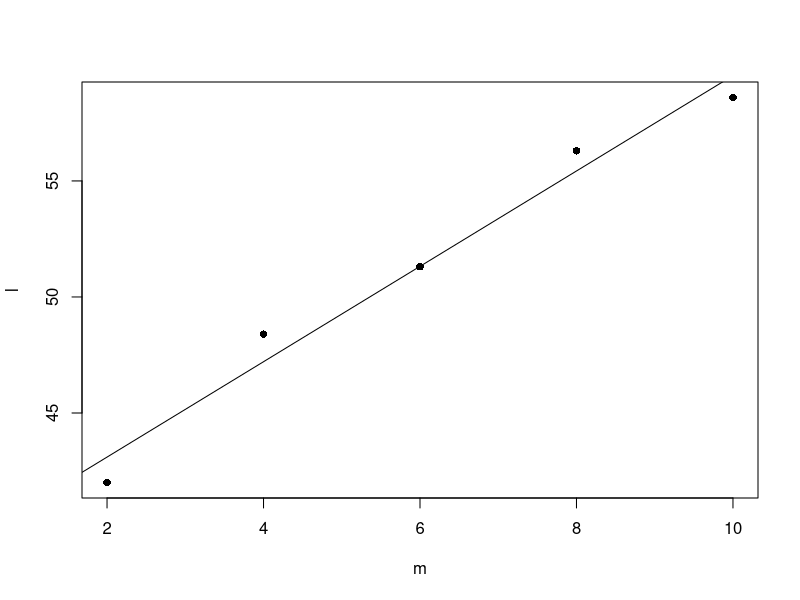

Source code (R):
m<-c(2, 4, 6, 8, 10)
l <- c(42, 48.4, 51.3, 56.3, 58.6)
  plot(m,l,pch=16)
modelo <- lm(l~m);
modelo
summary(modelo)
abline(modelo)
